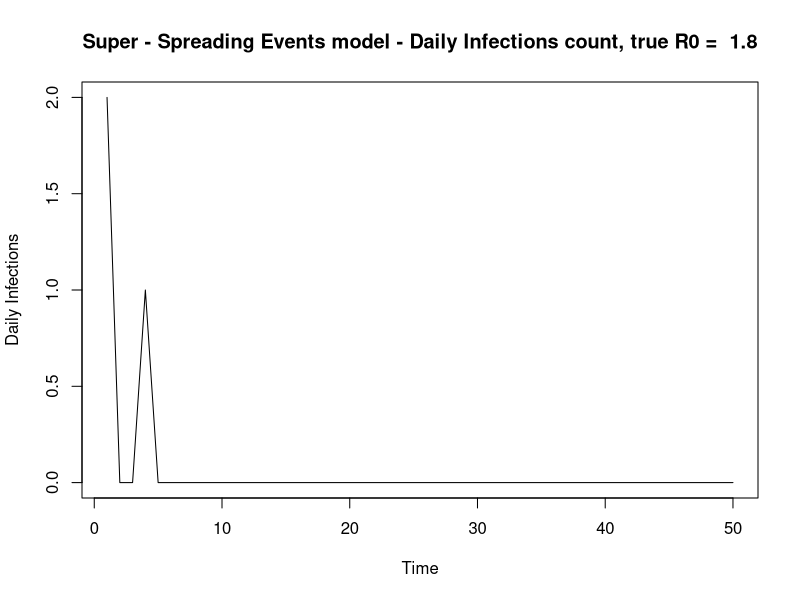
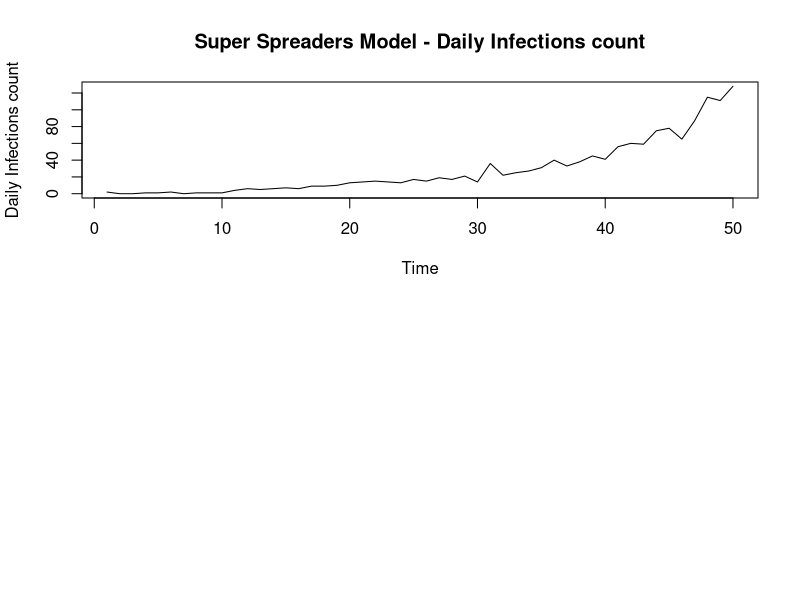

Here is the R script that generated these plots, in order:
#Epidemic Modelling Functions
#-Simulations fucntions
#- Likelihood Functions

#*********************************************************
#*Simulation Functions

#Baseline simulation
simulate_branching = function(num_days, r0, shape_gamma, scale_gamma) {
  
  'Baseline simulation model'
  #Set up
  vec_infecteds = vector('numeric', num_days)
  vec_infecteds[1] = 2
  
  #Infectiousness (Discrete gamma) - I.e 'Infectiousness Pressure' - Sum of all people
  #Explanation: Gamma is a continuous function so integrate over the density at that point in time (today - previous day)
  prob_infect = pgamma(c(1:num_days), shape = shape_gamma, scale = scale_gamma) - pgamma(c(0:(num_days-1)), shape = shape_gamma, scale = scale_gamma)
  
  #Days of Infection Spreading
  for (t in 2:num_days) {
    
    #Total rate
    tot_rate = r0*sum(vec_infecteds[1:(t-1)]*rev(prob_infect[1:(t-1)])) #Product of infecteds & their probablilty of infection along the gamma dist at that point in time
    vec_infecteds[t] = rpois(1, tot_rate) #Assuming number of cases each day follows a poisson distribution. Causes jumps in data 
  }
  
  vec_infecteds
}

#*******************************************************
#Super-spreading simulation
simulate_branching_ss = function(num_days, shape_gamma, scale_gamma, alphaX, betaX, gammaX) {
  'Simulate an epidemic with Superspreading events
  prop_ss = Proportion of superspreading days
  magnitude_ss = increased rate of superspreading event'
  
  #Set up
  total_infecteds = vector('numeric', num_days)
  nsse_infecteds = vector('numeric', num_days)
  sse_infecteds = vector('numeric', num_days)
  total_infecteds[1] = 2
  nsse_infecteds[1] = 2
  sse_infecteds[1] = 0
  
  #Infectiousness (Discrete gamma) - I.e 'Infectiousness Pressure' - Sum of all people
  #Explanation: Gamma is a continuous function so integrate over the density at that point in time (today - previous day)
  prob_infect = pgamma(c(1:num_days), shape = shape_gamma, scale = scale_gamma) - pgamma(c(0:(num_days-1)), shape = shape_gamma, scale = scale_gamma)
  
  #Days of Infection Spreading
  for (t in 2:num_days) {
    
    #Regular infecteds (tot_rate = lambda) fix notation
    lambda_t = sum(total_infecteds[1:(t-1)]*rev(prob_infect[1:(t-1)])) #Eg. Today is day 10. Infected on day 1. Current Infectiousness is t - day_infected 
    tot_rate = alphaX*lambda_t #Product of infecteds & their probablilty of infection along the gamma dist at that point in time
    nsse_infecteds[t] = rpois(1, tot_rate) #Assuming number of cases each day follows a poisson distribution. Causes jumps in data 
    
    #Super-spreaders
    sse_infecteds[t] = rnbinom(1, betaX*lambda_t, 1/(1 + gammaX)) #z_t: Total infecteds due to super-spreading event - num of events x Num individuals
    
    #Total 
    total_infecteds[t] = nsse_infecteds[t] + sse_infecteds[t]
  }
  
  total_infecteds
}
# 
# #********
# #*Implement
num_days = 50
#lambda params
shape_gamma = 6
scale_gamma = 1
#params
alphaX = 0.8 #Without ss event, ~r0.
betaX = 0.1
gammaX = 10
true_r0 = alphaX + betaX*gammaX
true_r0
#Epidemic data
sim_data = simulate_branching_ss(num_days, shape_gamma, scale_gamma, alphaX, betaX, gammaX)
plot.ts(sim_data, ylab = 'Daily Infections', main = paste('Super - Spreading Events model - Daily Infections count, true R0 = ', true_r0))

par(mfrow = c(2,1))
#*******************************************************
#Super-spreading simulation
simulate_ss_poisson = function(num_days, shape_gamma, scale_gamma, alphaX, betaX, gammaX) {
  'Simulate an epidemic with Superspreading events
  prop_ss = Proportion of superspreading days
  magnitude_ss = increased rate of superspreading event'
  
  #Set up
  total_infecteds = vector('numeric', num_days)
  nsse_infecteds = vector('numeric', num_days)
  sse_infecteds = vector('numeric', num_days)
  total_infecteds[1] = 2
  nsse_infecteds[1] = 2
  sse_infecteds[1] = 0
  
  #Infectiousness (Discrete gamma) - I.e 'Infectiousness Pressure' - Sum of all people
  #Explanation: Gamma is a continuous function so integrate over the density at that point in time (today - previous day)
  prob_infect = pgamma(c(1:num_days), shape = shape_gamma, scale = scale_gamma) - pgamma(c(0:(num_days-1)), shape = shape_gamma, scale = scale_gamma)
  
  #Days of Infection Spreading
  for (t in 2:num_days) {
    
    #Regular infecteds (tot_rate = lambda) fix notation
    lambda_t = sum(total_infecteds[1:(t-1)]*rev(prob_infect[1:(t-1)])) #?Why is it the reversed probability - given the way prob_infect is written
    tot_rate = alphaX*lambda_t #Product of infecteds & their probablilty of infection along the gamma dist at that point in time
    nsse_infecteds[t] = rpois(1, tot_rate) #Assuming number of cases each day follows a poisson distribution. Causes jumps in data 
    
    #Super-spreaders
    n_t = rpois(1, betaX*lambda_t) #Number of super-spreading events (beta)
    sse_infecteds[t] = rpois(1, gammaX*n_t) #z_t: Total infecteds due to super-spreading event - num of events x Num individuals
    
    total_infecteds[t] = nsse_infecteds[t] + sse_infecteds[t]
  }
  
  total_infecteds
}

#*Implement
# num_days = 50
# #lambda params
# shape_gamma = 6
# scale_gamma = 1
# #params
# alphaX = 1.2 #Without ss event, ~r0. 
# betaX = 0.5
# gammaX = 10
# #Epidemic data
# sim_data2 = simulate_ss_poisson(num_days, shape_gamma, scale_gamma, alphaX, betaX, gammaX)
# plot.ts(sim_data2, ylab = 'Daily Infections count', main = 'Daily Infections count')


#*******************************************************
#Super-spreaders simulation
simulation_super_spreaders = function(num_days, shape_gamma, scale_gamma, aX, bX, ss_mult) {
  'Simulate an epidemic with Superspreading events
  prop_ss = Proportion of superspreading days
  magnitude_ss = increased rate of superspreading event'
  
  #Set up
  total_infecteds = vector('numeric', num_days)
  nss_infecteds = vector('numeric', num_days)
  ss_infecteds = vector('numeric', num_days)
  total_infecteds[1] = 2
  nss_infecteds[1] = 2
  ss_infecteds[1] = 0
  
  #Infectiousness (Discrete gamma) - I.e 'Infectiousness Pressure' - Sum of all people
  #Explanation: Gamma is a continuous function so integrate over the density at that point in time (today - previous day)
  prob_infect = pgamma(c(1:num_days), shape = shape_gamma, scale = scale_gamma) - pgamma(c(0:(num_days-1)), shape = shape_gamma, scale = scale_gamma)
  
  #Days of Infection Spreading
  for (t in 2:num_days) {
    
    #Regular infecteds (tot_rate = lambda) fix notation
    lambda_t = sum((total_infecteds[1:(t-1)] + ss_mult*ss_infecteds[1:(t-1)])*rev(prob_infect[1:(t-1)])) #?Why is it the reversed probability - given the way prob_infect is written. Product of infecteds & their probablilty of infection along the gamma dist at that point in time
    nss_infecteds[t] = rpois(1, aX*lambda_t) #Assuming number of cases each day follows a poisson distribution. Causes jumps in data 
    ss_infecteds[t] = rpois(1, bX*lambda_t)
    total_infecteds[t] = nss_infecteds[t] + ss_infecteds[t]
  }
  
  total_infecteds
}

#*Implement
num_days = 50
#lambda params
shape_gamma = 6
scale_gamma = 1
#params
aX = 0.8 #1.1 #Without ss event, ~r0.
bX = 0.1 #0.2
ss_mult = 10 #8
#Epidemic data
sim_data2 = simulation_super_spreaders(num_days, shape_gamma, scale_gamma, aX, bX, ss_mult)
plot.ts(sim_data2, ylab = 'Daily Infections count', main = 'Super Spreaders Model - Daily Infections count')

#*******************************************************************************
#Model functions  - Super-spreading Model

#Log Likelihood 
log_like_ss <- function(x, alphaX, betaX, gammaX){
  
  #Params
  num_days = length(x)
  shape_gamma = 6
  scale_gamma = 1
  
  #Infectiousness (Discrete gamma) i,e Prob less than x2 - prob less than x1; the area in between 
  prob_infect = pgamma(c(1:num_days), shape = shape_gamma, scale = scale_gamma) - pgamma(c(0:(num_days-1)), shape = shape_gamma, scale = scale_gamma)
  logl = 0
  
  for (t in 2:num_days) {
    
    lambda_t = sum(x[1:(t-1)]*rev(prob_infect[1:(t-1)]))
    inner_sum_xt = 0
    
    for (y_t in 0:x[t]){ #Sum for all values of y_t
      
      #Log likelihood
      inner_sum_xt = (inner_sum_xt + exp(-alphaX*lambda_t)*(1/factorial(y_t))*(alphaX*lambda_t)^y_t*
                        (gamma((x[t] - y_t) + betaX*lambda_t))/(gamma(betaX*lambda_t)*
                                                                  factorial(x[t] - y_t))*(1/(gammaX +1))^(betaX*lambda_t)*
                        (gammaX/(gammaX + 1))^(x[t] - y_t))
      
    } 
    
    logl = logl + log(inner_sum_xt) 
    
  }
  
  logl
  
}

#*****************************************************
#Log Likelihood - log-exp-sum trick 
log_like_ss_lse <- function(x, alphaX, betaX, gammaX){
  
  #Params
  num_days = length(x)
  shape_gamma = 6
  scale_gamma = 1
  
  #Infectiousness (Discrete gamma)
  prob_infect = pgamma(c(1:num_days), shape = shape_gamma, scale = scale_gamma) - pgamma(c(0:(num_days-1)),
                                                                                         shape = shape_gamma, scale = scale_gamma)
  logl = 0 
  
  for (t in 2:num_days) {
    
    #print(t)
    lambda_t = sum(x[1:(t-1)]*rev(prob_infect[1:(t-1)]))
    
    if(x[t] == 0){ #y_t also equal to zero
      
      #L(x_i) for y_t, x_t = 0
      logl = logl -(alphaX*lambda_t) - 
        (betaX*lambda_t*log(gammaX +1))
      
    } else {
      
      #Terms in inner sum
      inner_sum_vec <- vector('numeric', x[t])
      
      for (y_t in 0:x[t]){ #Sum for all values of y_t up to x_t
        
        #Store inner L(x_i) term in vector position
        inner_sum_vec[y_t + 1] = (-(alphaX*lambda_t) - lfactorial(y_t) + y_t*log(alphaX*lambda_t) +
                                    lgamma((x[t] - y_t) + (betaX*lambda_t)) - lgamma(betaX*lambda_t) - 
                                    lfactorial(x[t] - y_t) - (betaX*lambda_t*log(gammaX +1)) + 
                                    (x[t] - y_t)*log(gammaX) -(x[t] - y_t)*log(gammaX + 1))
        
      }
      
      #Calculate max element in inner vector, for all y_t for a given t, x[t]
      lx_max = max(inner_sum_vec)
      
      #Calculate lse
      lse = lx_max + log(sum(exp(inner_sum_vec - lx_max) ))
      
      #Add to overall log likelihood 
      logl = logl + lse 
      
    }
    
  }
  
  logl
  
}

#*********************************************************************************************
#* Log Likelihood - Using package distribution functions
log_like_ss_R_funcs <- function(x, alphaX, betaX, gammaX){
  
  'Calculate the log likelihood on the simulated data using package distribution functions in R'
  
  #Params
  num_days = length(x)
  shape_gamma = 6
  scale_gamma = 1
  logl = 0
  
  #Infectiousness (Discrete gamma)
  prob_infect = pgamma(c(1:num_days), shape = shape_gamma, scale = scale_gamma) - pgamma(c(0:(num_days-1)), shape = shape_gamma, scale = scale_gamma)
  
  #Over all timepoints
  for (t in 2:num_days) {
    
    lambda_t = sum(x[1:(t-1)]*rev(prob_infect[1:(t-1)]))
    inner_sum = 0
    
    #Sum for all values of y_t
    for (y_t in 0:x[t]){ 
      
      #Log likelihood
      prob_yt = dpois(y_t, alphaX*lambda_t)
      #cat("prob_yt, dpois : ", prob_yt, "\n")
      
      prob_zt = s(x[t] - y_t, betaX*lambda_t, 1/(1 + gammaX))
      #cat("prob_zt, dnbinom : ", prob_zt, "\n")
      
      prob_xt = prob_zt*prob_yt
      inner_sum = inner_sum + prob_xt
      #cat("prob_xt, : ", prob_xt, "\n")
      
    } 
    
    #cat("log(prob_xt), : ", log(prob_xt), "\n")
    logl = logl + log(inner_sum) 
    #cat("logl, : ", logl, "\n")
    
  }
  
  logl
}

################################################################################
# Plot MCMC Total Results
################################################################################

plot_mcmc_results <- function(sim_data, mcmc_params, true_r0, 
                              dist_type, total_time, seed_count, prior, beta_gamma_flag){
  
  #Plot Set up
  plot.new()
  par(mfrow=c(3,4))
  
  #Extract params
  alpha_mcmc = mcmc_params[1]
  alpha_mcmc = unlist(alpha_mcmc)
  
  beta_mcmc = mcmc_params[2]
  beta_mcmc = unlist(beta_mcmc)
  
  gamma_mcmc = mcmc_params[3]
  gamma_mcmc = unlist(gamma_mcmc)
  
  r0_mcmc = mcmc_params[4]
  r0_mcmc = unlist(r0_mcmc)
  
  #Cumulative means + param sample limits
  #r0
  r0_mean = cumsum(r0_mcmc)/seq_along(r0_mcmc)
  r0_lim = max(true_r0, max(r0_mcmc))
  r0_lim2 = max(true_r0, r0_mean)
  
  #alpha
  alpha_mean = cumsum(alpha_mcmc)/seq_along(alpha_mcmc)
  a_lim =  max(alphaX, max(alpha_mcmc))
  a_lim2 =  max(alphaX, alpha_mean)
  
  #beta
  beta_mean = cumsum(beta_mcmc)/seq_along(beta_mcmc)
  b_lim = max(betaX, max(beta_mcmc))
  b_lim2 = max(betaX, beta_mean)
  
  #gamma
  gamma_mean = cumsum(gamma_mcmc)/seq_along(gamma_mcmc)
  g_lim =  max(gammaX, max(gamma_mcmc))
  g_lim2 =  max(gammaX, gamma_mean) 
  
  #Beta-gamma
  if (beta_gamma_flag){
    b_g_a_rate = mcmc_params[14]
    b_g_a_rate = round(unlist(b_g_a_rate), 2)
  } else {
    b_g_a_rate = 0
  }
  
  #***********
  #* Plots *
  
  #i.Infections
  plot.ts(sim_data, xlab = 'Time', ylab = 'Daily Infections count',
          main = paste(seed_count, "Day Infts SS Evnts", dist_type, "r0 = ", true_r0),
          cex.lab=1.5, cex.axis=1.5, cex.main=1.5, cex.sub=1.5)
  
  #ii. MCMC Trace Plots
  plot.ts(alpha_mcmc, ylab = 'alpha', ylim=c(0, a_lim),
          main = paste("MCMC SS Events, true alpha = ", alphaX),
          cex.lab=1.5, cex.axis=1.5, cex.main=1.5, cex.sub=1.5)
  abline(h = alphaX, col = 'green', lwd = 2)
  
  plot.ts(beta_mcmc, ylab = 'beta', ylim=c(0, b_lim),
          main = paste("MCMC SS Events, true beta = ", betaX),
          cex.lab=1.5, cex.axis=1.5, cex.main=1.5, cex.sub=1.5)
  abline(h = betaX, col = 'green', lwd = 2)
  
  plot.ts(gamma_mcmc,  ylab = 'gamma', ylim=c(0,g_lim),
          main = paste("MCMC SS Events, true gamma = ", gammaX),
          cex.lab=1.5, cex.axis=1.5, cex.main=1.5, cex.sub=1.5)
  abline(h = gammaX, col = 'green', lwd = 2)
  #plot.ts(r0_mcmc,  ylab = 'r0', main = paste("MCMC SS Events, true r0 = ", r0_true))
  
  #iii. Cumulative mean plots
  #r0 Mean
  plot2 = plot(seq_along(r0_mean), r0_mean,
               ylim=c(0, r0_lim),
               xlab = 'Time', ylab = 'R0', main = paste("R0 MCMC Mean, True R0 = ", true_r0),
               cex.lab=1.5, cex.axis=1.5, cex.main=1.5, cex.sub=1.5)
  print(plot2)
  abline(h = true_r0, col = 'orange', lwd = 2)
  
  #alpha mean
  plot2 = plot(seq_along(alpha_mean), alpha_mean,
               ylim=c(0, a_lim),
               xlab = 'Time', ylab = 'alpha', main = paste("Alpha MCMC mean, True alpha = ",alphaX),
               cex.lab=1.5, cex.axis=1.5, cex.main=1.5, cex.sub=1.5)
  print(plot2)
  abline(h = alphaX, col = 'red', lwd = 2)
  
  #beta mean
  plot2 = plot(seq_along(beta_mean), beta_mean,
               ylim=c(0, b_lim),
               xlab = 'Time', ylab = 'beta', main = paste("Beta MCMC mean, True beta = ",betaX),
               cex.lab=1.5, cex.axis=1.5, cex.main=1.5, cex.sub=1.5)
  print(plot2)
  abline(h = betaX, col = 'blue', lwd = 2)
  
  #gamma Mean
  plot2 = plot(seq_along(gamma_mean), gamma_mean,
               xlab = 'Time', ylab = 'gamma', main = paste("Gamma MCMC mean, True gamma = ",gammaX),
               ylim=c(0, g_lim),
               cex.lab=1.5, cex.axis=1.5, cex.main=1.5, cex.sub=1.5)
  print(plot2)
  abline(h = gammaX, col = 'green', lwd = 2)
  
  #iv. Param Histograms (Plots 9,11,12)
  hist(r0_mcmc, freq = FALSE, breaks = 100,
       xlab = 'R0 total', #ylab = 'Density', 
       main = paste('R0 total MCMC samples. Prior = ', prior),
       xlim=c(0, r0_lim),
       cex.lab=1.5, cex.axis=1.5, cex.main=1.5, cex.sub=1.5)
  abline(v = true_r0, col = 'orange', lwd = 2)
  
  #v. Beta vs gamma
  plot(beta_mcmc, gamma_mcmc,
       xlab = 'beta', ylab = 'gamma', main = 'Beta vs Gamma',
       cex.lab=1.5, cex.axis=1.5, cex.main=1.5, cex.sub=1.5)
  
  #Hist Beta 
  hist(beta_mcmc, freq = FALSE, breaks = 100,
       xlab = 'beta', #ylab = 'Density', 
       main = paste("Beta, True beta = ", betaX), 
       xlim=c(0, b_lim),
       cex.lab=1.5, cex.axis=1.5, cex.main=1.5, cex.sub=1.5)
  abline(v = betaX, col = 'blue', lwd = 2)
  
  #Hist Gamma 
  hist(gamma_mcmc, freq = FALSE, breaks = 100,
       xlab = 'gamma', #ylab = 'Density', 
       main = paste("Gamma, True gamma = ", gammaX),
       xlim=c(0, g_lim),
       cex.lab=1.5, cex.axis=1.5, cex.main=1.5, cex.sub=1.5)
  abline(v = gammaX, col = 'green', lwd = 2)
  
  #Final Mean Stats
  data_10_pc = 0.1*n
  a_mcmc_mean = round(mean(alpha_mcmc[n-data_10_pc:n]), 2)
  b_mcmc_mean = round(mean(beta_mcmc[n-data_10_pc:n]), 2)
  g_mcmc_mean = round(mean(gamma_mcmc[n-data_10_pc:n]), 2)
  r0_mcmc_mean = round(mean(r0_mcmc[n-data_10_pc:n]), 2)
  
  #Results
  df_results <- data.frame(
    alpha = alphaX,
    a_mc = a_mcmc_mean,
    beta = betaX,
    b_mc = b_mcmc_mean,
    gamma = gammaX,
    g_mc = g_mcmc_mean,
    R0 = true_r0, 
    R0_mc = r0_mcmc_mean,
    accept_rate_a = round(mcmc_params[[5]],2),
    a_rte_b = round(mcmc_params[[6]], 2),
    a_rte_g = round(mcmc_params[[7]],2),
    b_g_a_rate = b_g_a_rate, 
    tot_time = total_time) 
  
  print(df_results)
  
}

#****************
#MCMC Plots 4x4
plot_mcmc_x4_II <- function(sim_data, mcmc_params, true_r0, dist_type,
                            total_time, seed_count, prior, max_sum_val, model_crit = TRUE, joint = TRUE){
  
  #Plot Set up
  plot.new()
  
  if (joint){
    par(mfrow=c(4,4))
  } else {
    par(mfrow=c(3,4))
  }
  
  
  #Extract params
  alpha_mcmc = mcmc_params[1]
  alpha_mcmc = unlist(alpha_mcmc)
  
  beta_mcmc = mcmc_params[2]
  beta_mcmc = unlist(beta_mcmc)
  
  gamma_mcmc = mcmc_params[3]
  gamma_mcmc = unlist(gamma_mcmc)
  
  r0_mcmc = mcmc_params[4]
  r0_mcmc = unlist(r0_mcmc)
  
  #Cumulative means + param sample limits
  #r0
  r0_mean = cumsum(r0_mcmc)/seq_along(r0_mcmc)
  r0_lim = max(true_r0, max(r0_mcmc))
  r0_lim2 = max(true_r0, r0_mean)
  
  #alpha
  alpha_mean = cumsum(alpha_mcmc)/seq_along(alpha_mcmc)
  a_lim =  max(alphaX, max(alpha_mcmc))
  a_lim2 =  max(alphaX, alpha_mean)
  
  #beta
  beta_mean = cumsum(beta_mcmc)/seq_along(beta_mcmc)
  b_lim = max(betaX, max(beta_mcmc))
  b_lim2 = max(betaX, beta_mean)
  
  #gamma
  gamma_mean = cumsum(gamma_mcmc)/seq_along(gamma_mcmc)
  g_lim =  max(gammaX, max(gamma_mcmc))
  g_lim2 =  max(gammaX, gamma_mean) 
  
  
  #***********
  #* Plots *
  
  #i.Infections
  plot.ts(sim_data, xlab = 'Time', ylab = 'Daily Infections count',
          main = paste(seed_count, "Day Infts SS Evnts", dist_type, "r0 = ", true_r0),
          cex.lab=1.5, cex.axis=1.5, cex.main=1.5, cex.sub=1.5)
  
  #ii. MCMC Trace Plots
  plot.ts(alpha_mcmc, ylab = 'alpha', ylim=c(0, a_lim),
          main = paste("MCMC SS Events, true alpha = ", alphaX),
          cex.lab=1.5, cex.axis=1.5, cex.main=1.5, cex.sub=1.5)
  abline(h = alphaX, col = 'red', lwd = 2) #True = green
  #lines(seq_along(like_a), like_a, col = 'red')
  #lines(seq_along(prior_a), prior_a, col = 'blue')
  
  plot.ts(beta_mcmc, ylab = 'beta', ylim=c(0, b_lim),
          main = paste("MCMC SS Events, true beta = ", betaX),
          cex.lab=1.5, cex.axis=1.5, cex.main=1.5, cex.sub=1.5)
  abline(h = betaX, col = 'blue', lwd = 2) #True = green
  
  plot.ts(gamma_mcmc,  ylab = 'gamma', ylim=c(0,g_lim),
          main = paste("MCMC SS Events, true gamma = ", gammaX),
          cex.lab=1.5, cex.axis=1.5, cex.main=1.5, cex.sub=1.5)
  abline(h = gammaX, col = 'green', lwd = 2) #True = green
  
  #plot.ts(r0_mcmc,  ylab = 'r0', main = paste("MCMC SS Events, true r0 = ", r0_true))
  
  #Title
  text(line2user(line=mean(par('mar')[c(2, 4)]), side=2), 
       line2user(line=2, side=3), paste('MCMC SS, True R0:', true_r0, 'Prior = ', prior), xpd=NA, cex=2, font=2)
  
  #iii. Cumulative mean plots
  #r0 Mean
  plot2 = plot(seq_along(r0_mean), r0_mean,
               ylim=c(0, r0_lim),
               xlab = 'Time', ylab = 'R0', main = paste("R0 MCMC Mean, True R0 = ", true_r0),
               cex.lab=1.5, cex.axis=1.5, cex.main=1.5, cex.sub=1.5)
  print(plot2)
  abline(h = true_r0, col = 'orange', lwd = 2)
  
  #alpha mean
  plot2 = plot(seq_along(alpha_mean), alpha_mean,
               ylim=c(0, a_lim),
               xlab = 'Time', ylab = 'alpha', main = paste("Alpha MCMC mean, True alpha = ",alphaX),
               cex.lab=1.5, cex.axis=1.5, cex.main=1.5, cex.sub=1.5)
  print(plot2)
  abline(h = alphaX, col = 'red', lwd = 2)
  #lines(seq_along(like_a_mean), like_a_mean, col = 'red')
  #lines(seq_along(prior_a_mean), prior_a_mean, col = 'blue')
  
  #beta mean
  plot2 = plot(seq_along(beta_mean), beta_mean,
               ylim=c(0, b_lim),
               xlab = 'Time', ylab = 'beta', main = paste("Beta MCMC mean, True beta = ",betaX),
               cex.lab=1.5, cex.axis=1.5, cex.main=1.5, cex.sub=1.5)
  print(plot2)
  abline(h = betaX, col = 'blue', lwd = 2)
  
  #gamma Mean
  plot2 = plot(seq_along(gamma_mean), gamma_mean,
               xlab = 'Time', ylab = 'gamma', main = paste("Gamma MCMC mean, True gamma = ",gammaX),
               ylim=c(0, g_lim),
               cex.lab=1.5, cex.axis=1.5, cex.main=1.5, cex.sub=1.5)
  print(plot2)
  abline(h = gammaX, col = 'green', lwd = 2)
  
  #iv. Param Histograms (Plots 9,11,12)
  hist(r0_mcmc, freq = FALSE, breaks = 100,
       xlab = 'R0 total', #ylab = 'Density', 
       main = paste('R0 total MCMC samples. Prior = ', prior),
       xlim=c(0, r0_lim),
       cex.lab=1.5, cex.axis=1.5, cex.main=1.5, cex.sub=1.5)
  abline(v = true_r0, col = 'orange', lwd = 2)
  
  # #v. Beta vs gamma
  # plot(beta_mcmc, gamma_mcmc,
  #      xlab = 'beta', ylab = 'gamma', main = 'Beta vs Gamma',
  #      cex.lab=1.5, cex.axis=1.5, cex.main=1.5, cex.sub=1.5)
  
  #Hist alpha 
  hist(alpha_mcmc, freq = FALSE, breaks = 100,
       xlab = 'alpha', #ylab = 'Density', 
       main = paste("alpha, True alpha = ", alphaX), 
       xlim=c(0, a_lim),
       cex.lab=1.5, cex.axis=1.5, cex.main=1.5, cex.sub=1.5)
  abline(v = alphaX, col = 'red', lwd = 2)
  #Prior
  # x <- seq(from = 0, to = 20, by = 0.05)
  # exp1 = dexp(x, 1)
  # lines(seq_along(exp1), exp1, type = 'l')
  
  
  #Hist Beta 
  hist(beta_mcmc, freq = FALSE, breaks = 100,
       xlab = 'beta', #ylab = 'Density', 
       main = paste("Beta, True beta = ", betaX), 
       xlim=c(0, b_lim),
       cex.lab=1.5, cex.axis=1.5, cex.main=1.5, cex.sub=1.5)
  abline(v = betaX, col = 'blue', lwd = 2)
  #Prior
  # x <- seq(from = 0, to = 20, by = 0.05)
  # exp1 = dexp(x, 1)
  # lines(seq_along(exp1), exp1, type = 'l')
  
  
  #Hist Gamma 
  hist(gamma_mcmc, freq = FALSE, breaks = 100,
       xlab = 'gamma', #ylab = 'Density', 
       main = paste("Gamma, True gamma = ", gammaX),
       xlim=c(0, g_lim),
       cex.lab=1.5, cex.axis=1.5, cex.main=1.5, cex.sub=1.5)
  abline(v = gammaX, col = 'green', lwd = 2)
  #Prior
  # x <- seq(from = 0, to = 20, by = 0.05)
  # exp1 = 1 + dexp(x, 1)
  # lines(seq_along(exp1), exp1, type = 'l')
  
  #Final Mean Stats
  data_10_pc = 0.5*n #50%
  a_mcmc_mean = round(mean(alpha_mcmc[n-data_10_pc:n]), 2)
  b_mcmc_mean = round(mean(beta_mcmc[n-data_10_pc:n]), 2)
  g_mcmc_mean = round(mean(gamma_mcmc[n-data_10_pc:n]), 2)
  r0_mcmc_mean = round(mean(r0_mcmc[n-data_10_pc:n]), 2)
  
  #Joint distrbutions
  if (model_crit){
    
    model_criticism(mcmc_params, sim_data, max_sum_val)
  }
  
  #Joint distrbutions
  if (joint){
    
    # #v. r0 vs beta
    # plot(beta_mcmc, r0_mcmc,
    #      xlab = 'beta', ylab = 'R0', main = 'Beta vs R0',
    #      cex.lab=1.5, cex.axis=1.5, cex.main=1.5, cex.sub=1.5)
    
    #v. alpha vs beta
    plot(alpha_mcmc, beta_mcmc,
         xlab = 'alpha', ylab = 'beta', main = 'alpha vs Beta',
         cex.lab=1.5, cex.axis=1.5, cex.main=1.5, cex.sub=1.5)
    
    #v. alpha vs gamma
    plot(alpha_mcmc, gamma_mcmc,
         xlab = 'alpha', ylab = 'gamma', main = 'alpha vs gamma',
         cex.lab=1.5, cex.axis=1.5, cex.main=1.5, cex.sub=1.5)
    
    #v. beta vs gamma
    plot(beta_mcmc, gamma_mcmc,
         xlab = 'beta', ylab = 'gamma', main = 'Beta vs gamma',
         cex.lab=1.5, cex.axis=1.5, cex.main=1.5, cex.sub=1.5)
  }
  
  #Results
  df_results <- data.frame(
    alpha = alphaX,
    a_mc = a_mcmc_mean,
    beta = betaX,
    b_mc = b_mcmc_mean,
    gamma = gammaX,
    g_mc = g_mcmc_mean,
    R0 = true_r0, 
    R0_mc = r0_mcmc_mean,
    accept_rate_a = round(mcmc_params[[5]],2),
    a_rte_b = round(mcmc_params[[6]], 2),
    a_rte_g = round(mcmc_params[[7]],2),
    a_rte_b_g = round(mcmc_params[[8]],2),
    tot_time = total_time) 
  
  print(df_results)
  
}
